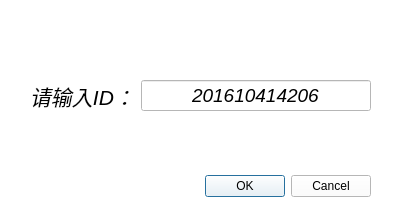
<?xml version="1.0" encoding="UTF-8"?>
<ui version="4.0">
 <class>Identity_ID_UI</class>
 <widget class="QDialog" name="Identity_ID_UI">
  <property name="geometry">
   <rect>
    <x>0</x>
    <y>0</y>
    <width>402</width>
    <height>219</height>
   </rect>
  </property>
  <property name="windowTitle">
   <string>Identify ID</string>
  </property>
  <property name="styleSheet">
   <string notr="true">background-color: rgb(255, 255, 255);</string>
  </property>
  <widget class="QDialogButtonBox" name="id_button">
   <property name="geometry">
    <rect>
     <x>30</x>
     <y>170</y>
     <width>341</width>
     <height>32</height>
    </rect>
   </property>
   <property name="orientation">
    <enum>Qt::Horizontal</enum>
   </property>
   <property name="standardButtons">
    <set>QDialogButtonBox::Cancel|QDialogButtonBox::Ok</set>
   </property>
  </widget>
  <widget class="QWidget" name="formLayoutWidget">
   <property name="geometry">
    <rect>
     <x>30</x>
     <y>80</y>
     <width>341</width>
     <height>41</height>
    </rect>
   </property>
   <layout class="QFormLayout" name="formLayout">
    <item row="0" column="0">
     <widget class="QLabel" name="label">
      <property name="font">
       <font>
        <pointsize>16</pointsize>
        <italic>true</italic>
       </font>
      </property>
      <property name="text">
       <string>请输入ID：</string>
      </property>
     </widget>
    </item>
    <item row="0" column="1">
     <widget class="QLineEdit" name="id_input">
      <property name="font">
       <font>
        <pointsize>14</pointsize>
        <italic>true</italic>
       </font>
      </property>
      <property name="text">
       <string>201610414206</string>
      </property>
      <property name="alignment">
       <set>Qt::AlignCenter</set>
      </property>
     </widget>
    </item>
   </layout>
  </widget>
  <widget class="QLabel" name="tip">
   <property name="enabled">
    <bool>false</bool>
   </property>
   <property name="geometry">
    <rect>
     <x>30</x>
     <y>130</y>
     <width>211</width>
     <height>17</height>
    </rect>
   </property>
   <property name="font">
    <font>
     <italic>true</italic>
     <underline>true</underline>
    </font>
   </property>
   <property name="styleSheet">
    <string notr="true">color: rgb(255, 67, 10);</string>
   </property>
   <property name="text">
    <string/>
   </property>
  </widget>
 </widget>
 <resources/>
 <connections>
  <connection>
   <sender>id_button</sender>
   <signal>accepted()</signal>
   <receiver>Identity_ID_UI</receiver>
   <slot>accept()</slot>
   <hints>
    <hint type="sourcelabel">
     <x>248</x>
     <y>254</y>
    </hint>
    <hint type="destinationlabel">
     <x>157</x>
     <y>274</y>
    </hint>
   </hints>
  </connection>
  <connection>
   <sender>id_button</sender>
   <signal>rejected()</signal>
   <receiver>Identity_ID_UI</receiver>
   <slot>reject()</slot>
   <hints>
    <hint type="sourcelabel">
     <x>316</x>
     <y>260</y>
    </hint>
    <hint type="destinationlabel">
     <x>286</x>
     <y>274</y>
    </hint>
   </hints>
  </connection>
 </connections>
</ui>
